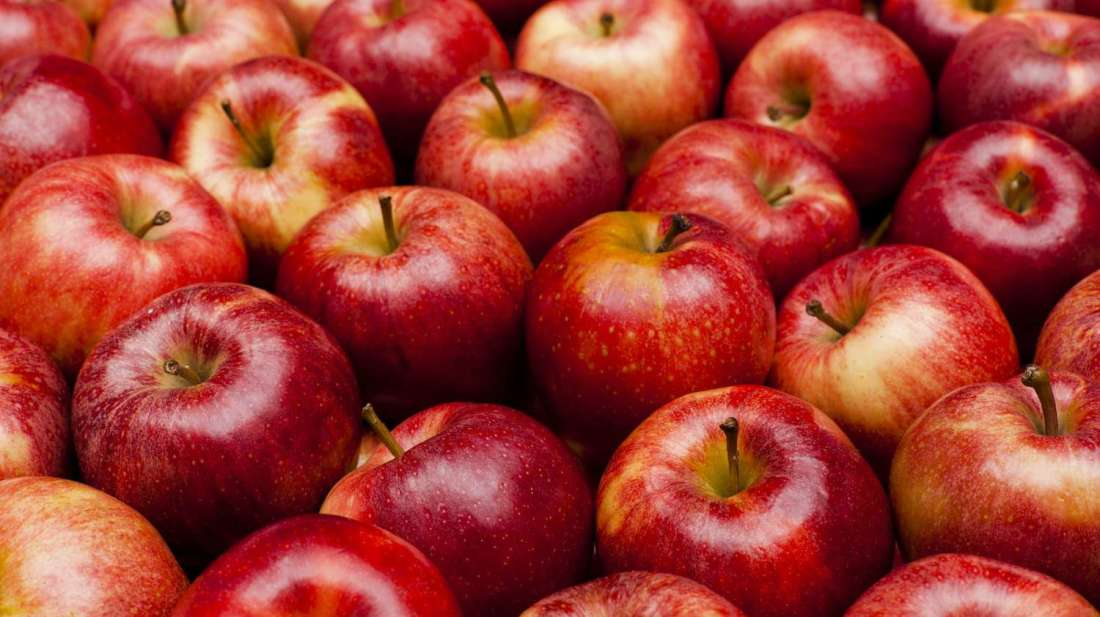
#> input picture dataset_Google/images/apple/00000010.jpg, 1100 x 617 px
$ python watershed_algorithm.py --image ../../dataset_Google/images/apple/00000010.jpg   (older library calls are emulated)
#> lines starting #> are read from the running program, lines starting #| are printed output that depends on the picture; after the words box and inside, x2 and y2 are one past the last pixel; in counts of white or black regions, pixels touching at a corner belong together
from skimage.feature import peak_local_max
from skimage.morphology import watershed
from scipy import ndimage
import numpy as np
import argparse
import cv2

# construct the argument parse and parse the arguments
ap = argparse.ArgumentParser()
ap.add_argument("-i", "--image", required=True, help="path to input image")
args = vars(ap.parse_args())

# load the image and do pyramid mean shift filtering
image = cv2.imread(args["image"])
#> image is the input picture: shape (617, 1100, 3); mean B, G, R 52.3, 62.3, 166.1
shifted = cv2.pyrMeanShiftFiltering(image, 21, 51)
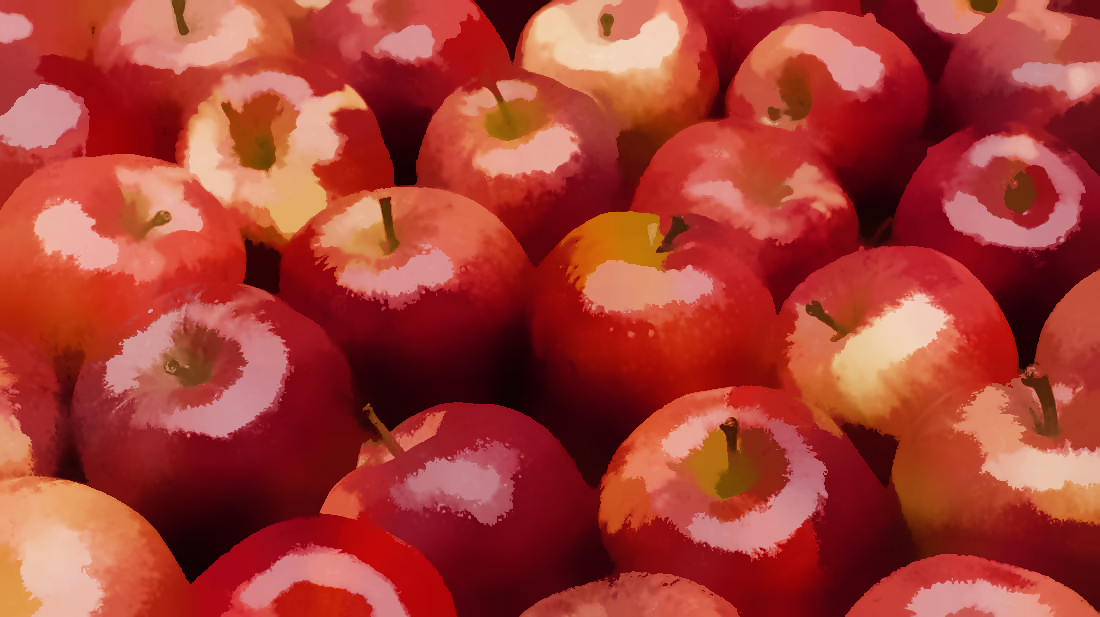
#> shifted: shape (617, 1100, 3); mean B, G, R 51.8, 61.4, 166.6
cv2.imshow("Input", image)

# convert mean shift to grayscale, apply Otsu's thresholding
gray = cv2.cvtColor(shifted, cv2.COLOR_BGR2GRAY)
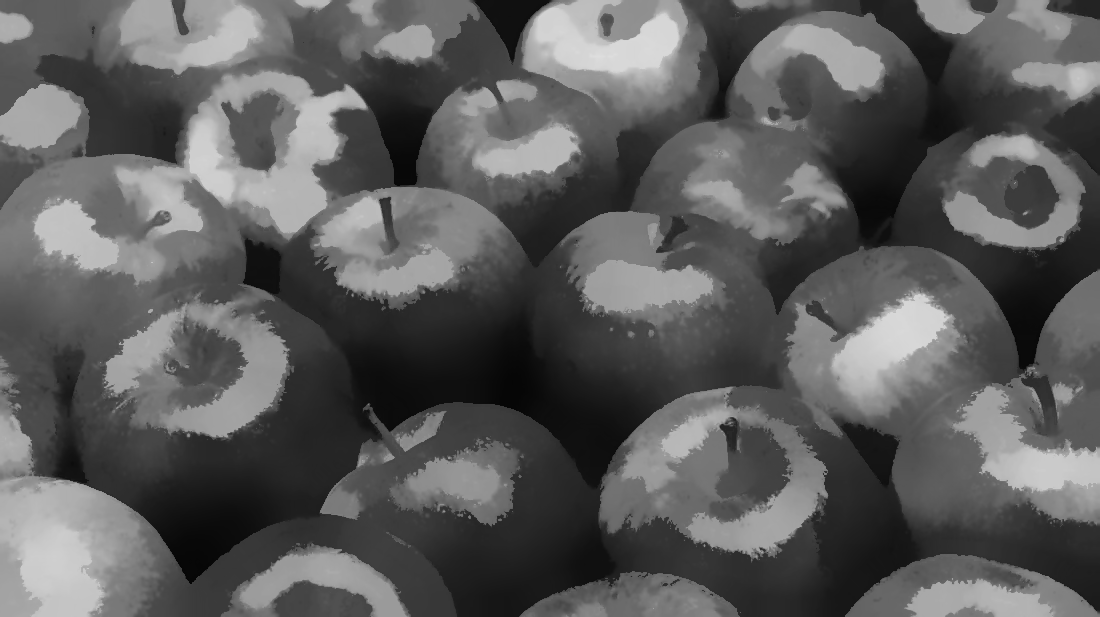
#> gray: shape (617, 1100); min 5, max 222, mean 91.7
thresh = cv2.threshold(gray, 0, 255, cv2.THRESH_BINARY | cv2.THRESH_OTSU)[1]
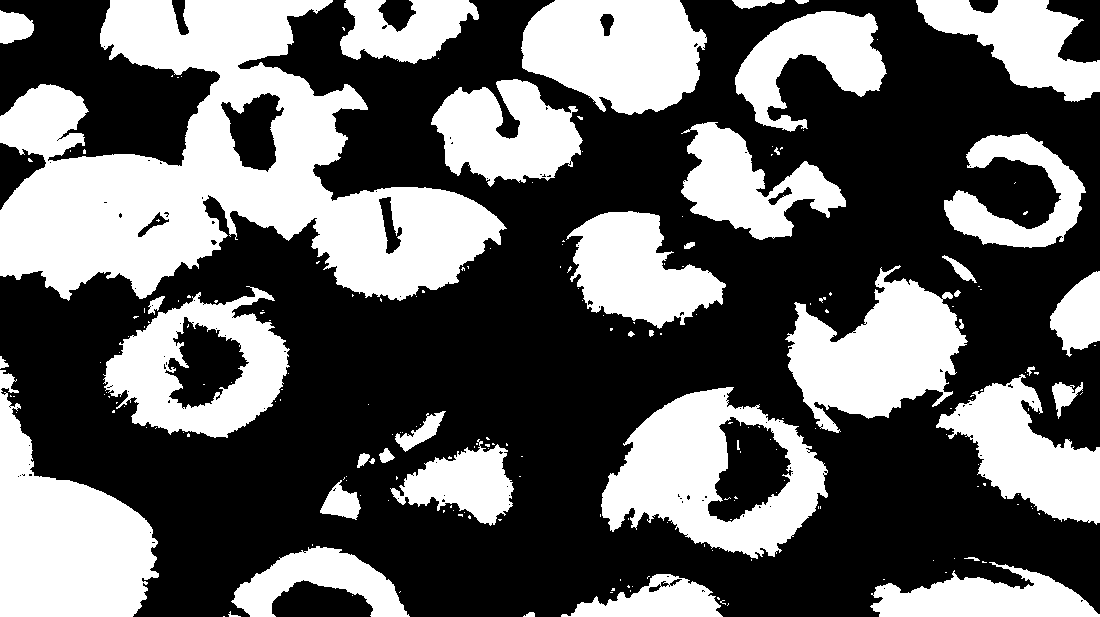
#> thresh: shape (617, 1100); 39% white; 214 white regions (171 under 20 px), largest, box (x1, y1, x2, y2) and area: (0, 0, 507, 301) 72607, (0, 370, 159, 617) 21484, (601, 387, 828, 559) 19809
cv2.imshow("Thresh", thresh)

# compute distance from pixel to nearest zero pixel, find peaks
D = ndimage.distance_transform_edt(thresh)
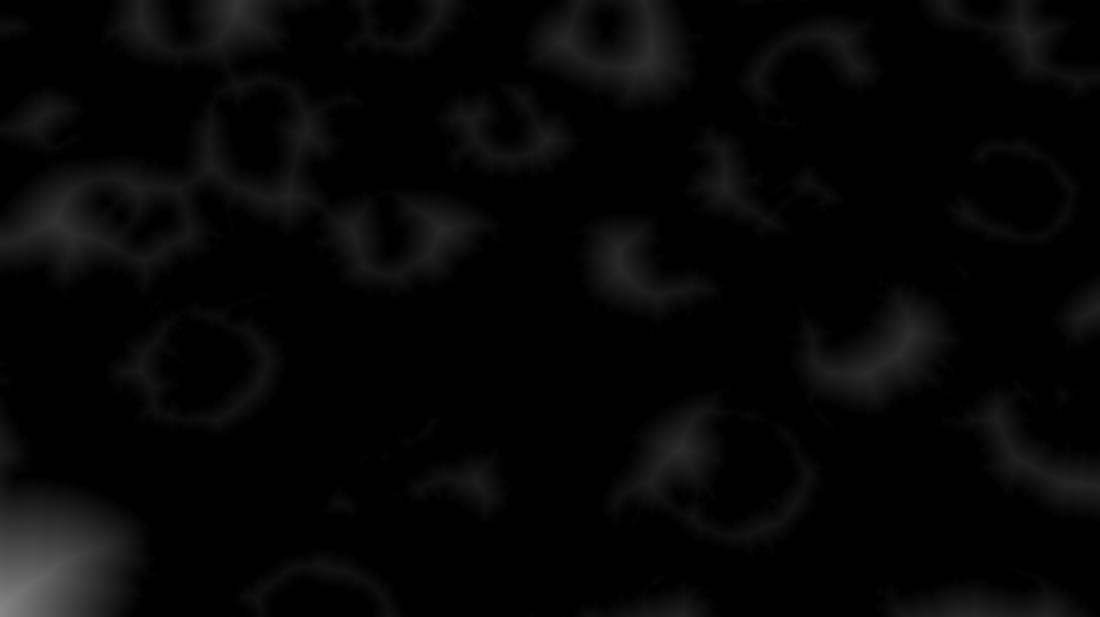
#> D: shape (617, 1100) float64; min 0, max 133.2, mean 5.8
localMax = peak_local_max(D, indices=False, min_distance=20,
	labels=thresh)
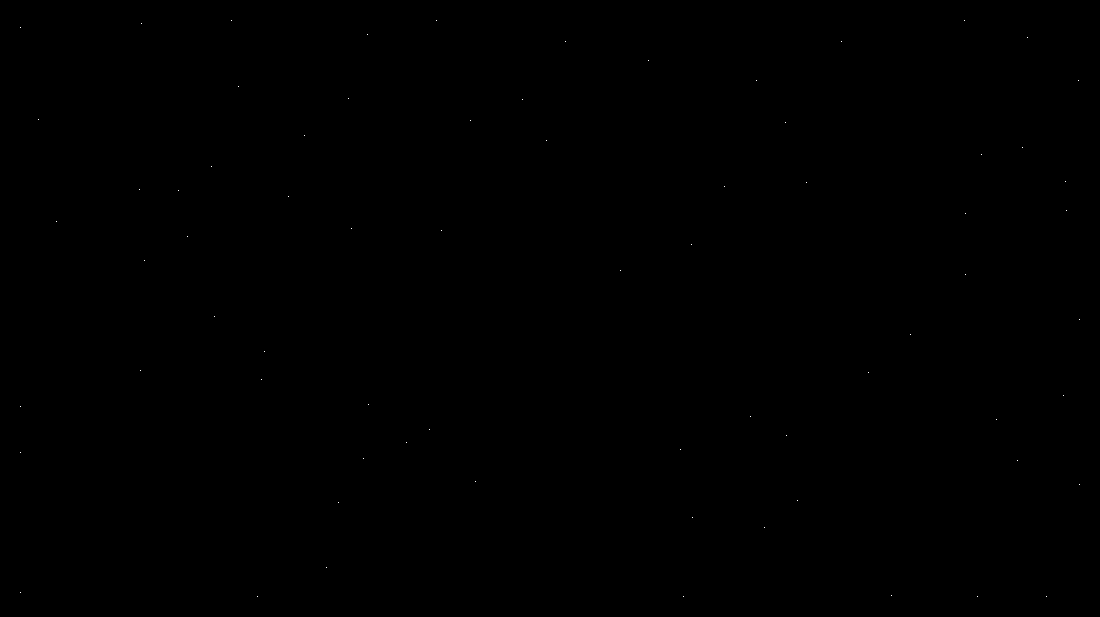
#> localMax: shape (617, 1100) bool; 0.01% white in thin lines or dots

# perform a connected component analysis on the local peaks,
# using 8-connectivity, then appy the Watershed algorithm
markers = ndimage.label(localMax, structure=np.ones((3, 3)))[0]
#> markers: shape (617, 1100) int32; 72 distinct labels, from 0 to 71
labels = watershed(-D, markers, mask=thresh)
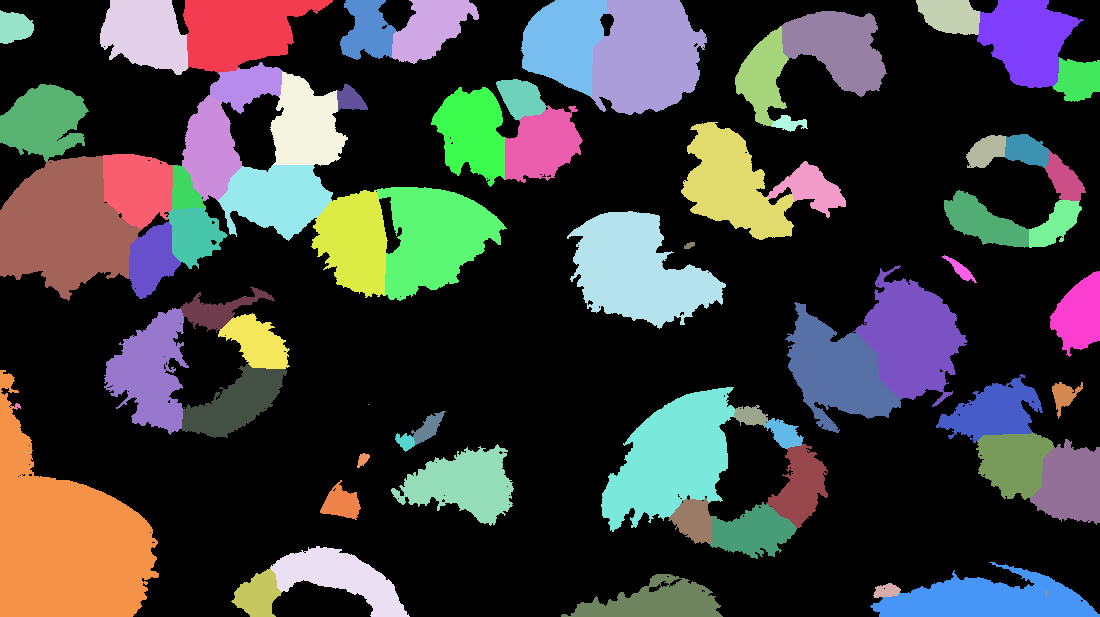
#> labels: shape (617, 1100) int32; 72 distinct labels, from 0 to 71; one colour per label, 0 black
print("[INFO] {} unique segments found".format(len(np.unique(labels)) - 1))
#| [INFO] 71 unique segments found

# loop over the unique labels returned by the Watershed
# algorithm
for label in np.unique(labels):
	# if the label is zero, we are examining the 'background'
	# so simply ignore it
	if label == 0:
		continue

	# otherwise, allocate memory for the label region and draw
	# it on the mask
	mask = np.zeros(gray.shape, dtype="uint8")
	mask[labels == label] = 255

	# detect contours in the mask and grab the largest one
	cnts = cv2.findContours(mask.copy(), cv2.RETR_EXTERNAL,
		cv2.CHAIN_APPROX_SIMPLE)[-2]
	c = max(cnts, key=cv2.contourArea)
#> this loop made 72 passes
#> c on passes 49, 57: [[368, 404]], [[20, 452], [31, 452]]
#> cnts on pass 50: 1 contour, all with area under 20
#> mask: shape (617, 1100); 0% white in thin lines or dots, all inside (x1, y1, x2, y2) = (1046, 590, 1047, 597)

	# draw a circle enclosing the object
	# ((x, y), r) = cv2.minEnclosingCircle(c)
	# cv2.circle(image, (int(x), int(y)), int(r), (0, 255, 0), 2)
	# cv2.putText(image, "#{}".format(label), (int(x) - 10, int(y)),
	# 	cv2.FONT_HERSHEY_SIMPLEX, 0.6, (0, 0, 255), 2)

# show the output image
cv2.imshow("Output", image)
cv2.waitKey(0)

$ run again, on dataset_Google/images/apple/00000042.jpg
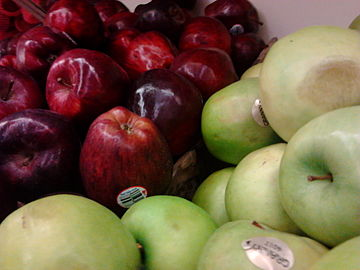
#> input picture dataset_Google/images/apple/00000042.jpg, 360 x 270 px
#> image is the input picture: shape (270, 360, 3); mean B, G, R 68.1, 92.8, 115.5
#> `thresh = cv2.threshold(gray, 0, 255, cv2.THRESH_BINARY | cv2.THRESH_OT..`:
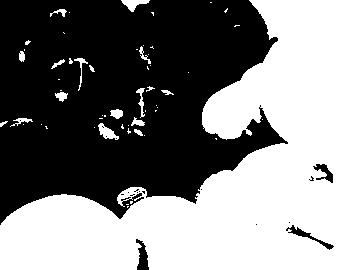
#> thresh: shape (270, 360); 51.2% white; 19 black regions (15 under 20 px), largest, box (x1, y1, x2, y2) and area: (0, 0, 288, 225) 46757, (136, 239, 149, 270) 235, (286, 225, 334, 250) 214, (313, 164, 333, 183) 166
#> localMax: shape (270, 360) bool; 0.02% white in thin lines or dots, all inside (x1, y1, x2, y2) = (21, 20, 340, 250)
#> markers: shape (270, 360) int32; 20 distinct labels, from 0 to 19
#> `labels = watershed(-D, markers, mask=thresh)`:
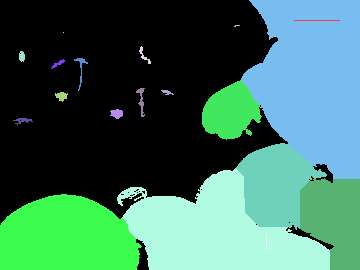
#> labels: shape (270, 360) int32; 20 distinct labels, from 0 to 19; one colour per label, 0 black
#| [INFO] 19 unique segments found
#> the loop `for label in np.unique(labels): # if the label is zero, we are examini..` made 20 passes
#> c on passes 2, 4, 20: [[294, 20], [339, 20]], [[63, 32]], [[266, 234], [266, 249]]

$ run again, on dataset_Google/images/apple/00000069.jpg
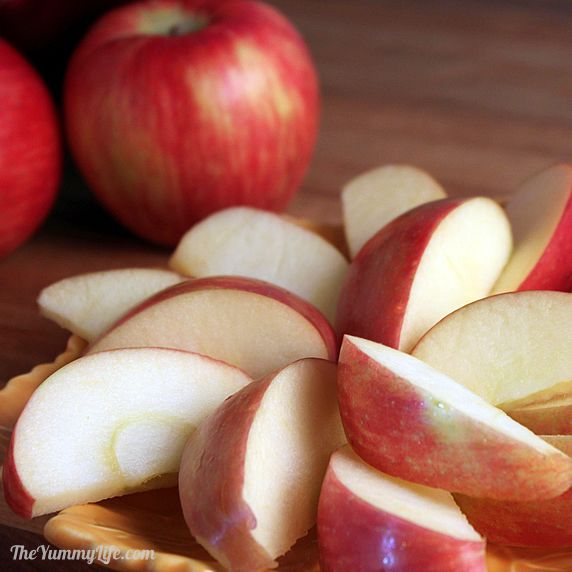
#> input picture dataset_Google/images/apple/00000069.jpg, 572 x 572 px
#> image is the input picture: shape (572, 572, 3); mean B, G, R 89.8, 104.6, 157.6
#> `thresh = cv2.threshold(gray, 0, 255, cv2.THRESH_BINARY | cv2.THRESH_OT..`:
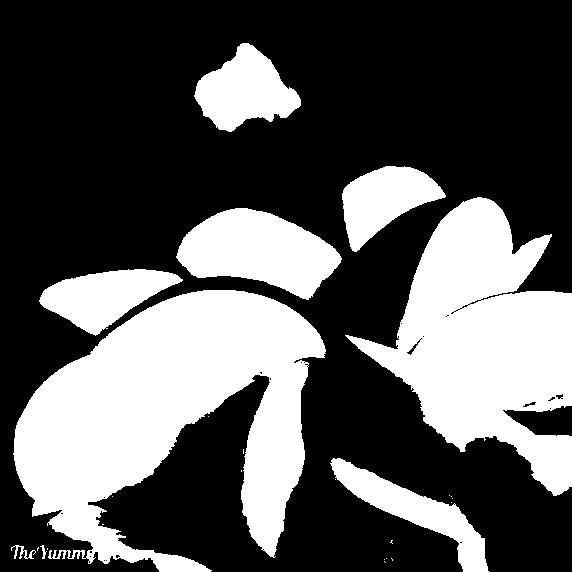
#> thresh: shape (572, 572); 34.4% white; 26 white regions (17 under 20 px), largest, box (x1, y1, x2, y2) and area: (13, 290, 326, 572) 48132, (345, 197, 572, 496) 34132, (176, 208, 342, 300) 9418
#> localMax: shape (572, 572) bool; 0% white in thin lines or dots, all inside (x1, y1, x2, y2) = (22, 86, 552, 552)
#> markers: shape (572, 572) int32; 17 distinct labels, from 0 to 16
#> `labels = watershed(-D, markers, mask=thresh)`:
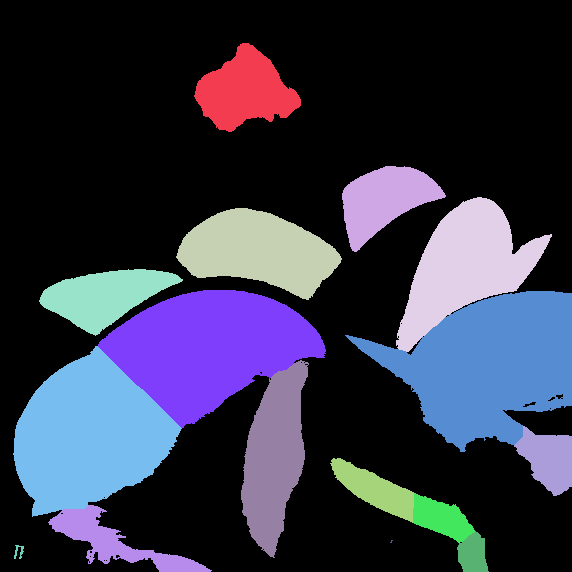
#> labels: shape (572, 572) int32; 17 distinct labels, from 0 to 16; one colour per label, 0 black
#| [INFO] 16 unique segments found
#> the loop `for label in np.unique(labels): # if the label is zero, we are examini..` made 17 passes

$ run again, on dataset_Google/images/apple/00000083.jpg
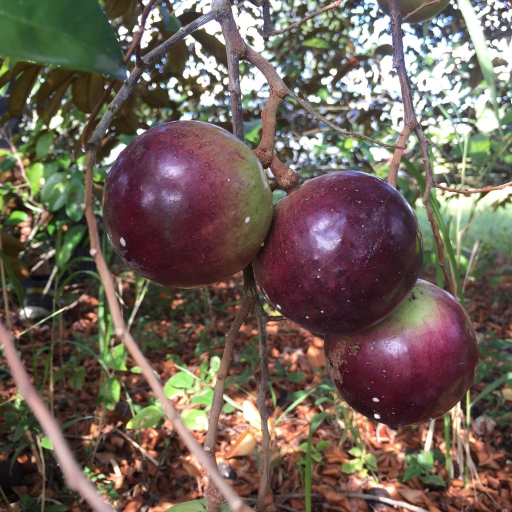
#> input picture dataset_Google/images/apple/00000083.jpg, 1024 x 1024 px (shown at 1/2 size)
#> image is the input picture: shape (1024, 1024, 3); mean B, G, R 88.3, 98.7, 112.5
#> `thresh = cv2.threshold(gray, 0, 255, cv2.THRESH_BINARY | cv2.THRESH_OT..`:
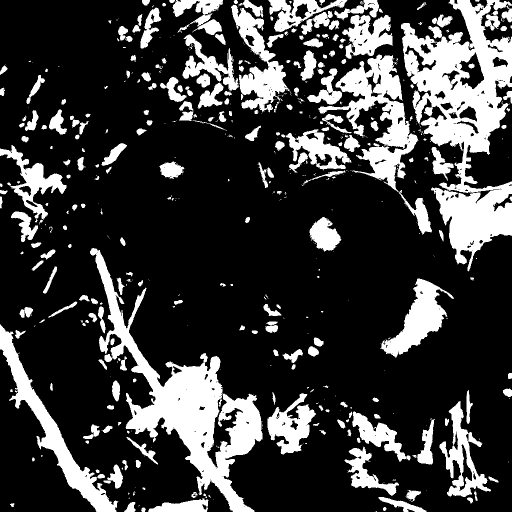
#> thresh: shape (1024, 1024) (shown at 1/2 size); 23.5% white; 566 white regions (305 under 20 px), largest, box (x1, y1, x2, y2) and area: (802, 0, 1024, 543) 53270, (180, 496, 525, 1024) 42292, (636, 109, 864, 470) 19662
#> localMax: shape (1024, 1024) bool; 0.02% white in thin lines or dots
#> markers: shape (1024, 1024) int32; 228 distinct labels, from 0 to 227
#> `labels = watershed(-D, markers, mask=thresh)`:
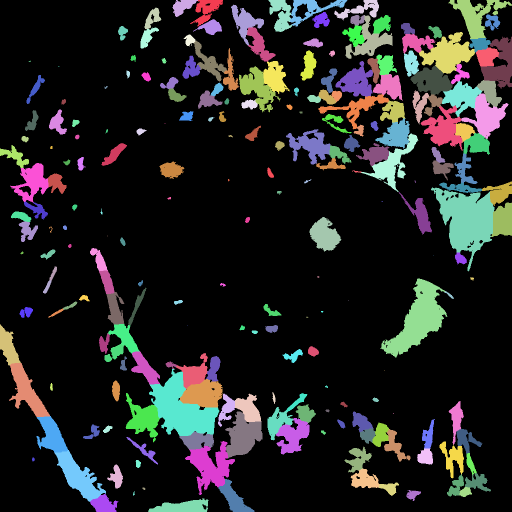
#> labels: shape (1024, 1024) int32 (shown at 1/2 size); 228 distinct labels, from 0 to 227; one colour per label, 0 black
#| [INFO] 227 unique segments found
#> the loop `for label in np.unique(labels): # if the label is zero, we are examini..` made 228 passes
#> c on pass 36: [[116, 132], [118, 132]]
